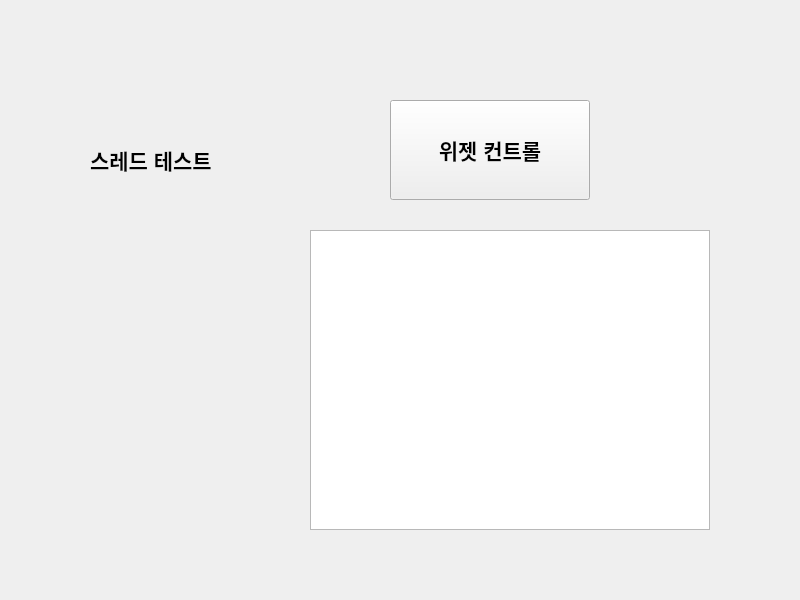
<?xml version="1.0" encoding="UTF-8"?>
<ui version="4.0">
 <class>Form</class>
 <widget class="QWidget" name="Form">
  <property name="geometry">
   <rect>
    <x>0</x>
    <y>0</y>
    <width>800</width>
    <height>600</height>
   </rect>
  </property>
  <property name="windowTitle">
   <string>Form</string>
  </property>
  <widget class="QLabel" name="numberT">
   <property name="geometry">
    <rect>
     <x>90</x>
     <y>120</y>
     <width>160</width>
     <height>80</height>
    </rect>
   </property>
   <property name="font">
    <font>
     <pointsize>16</pointsize>
     <weight>75</weight>
     <bold>true</bold>
    </font>
   </property>
   <property name="text">
    <string>스레드 테스트</string>
   </property>
  </widget>
  <widget class="QPushButton" name="testing">
   <property name="geometry">
    <rect>
     <x>390</x>
     <y>100</y>
     <width>200</width>
     <height>100</height>
    </rect>
   </property>
   <property name="font">
    <font>
     <pointsize>16</pointsize>
     <weight>75</weight>
     <bold>true</bold>
    </font>
   </property>
   <property name="text">
    <string>위젯 컨트롤</string>
   </property>
  </widget>
  <widget class="QTextBrowser" name="testText">
   <property name="geometry">
    <rect>
     <x>310</x>
     <y>230</y>
     <width>400</width>
     <height>300</height>
    </rect>
   </property>
  </widget>
 </widget>
 <resources/>
 <connections/>
</ui>
